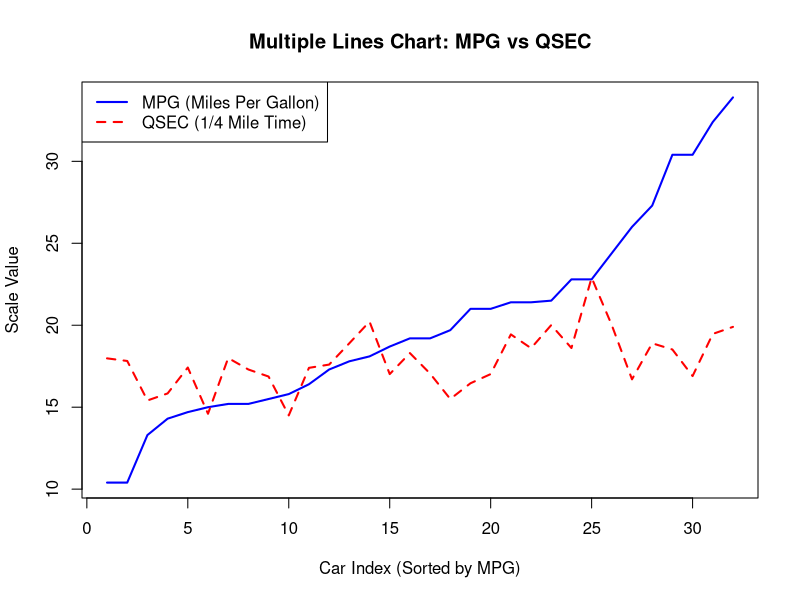

Write the R code that produced this figure.
data("mtcars")
mtcars_sorted <- mtcars[order(mtcars$mpg), ]
y_min <- min(c(mtcars_sorted$mpg, mtcars_sorted$qsec))
y_max <- max(c(mtcars_sorted$mpg, mtcars_sorted$qsec))

plot(mtcars_sorted$mpg, 
     type = "l", 
     col = "blue", 
     lwd = 2, 
     ylim = c(y_min, y_max),
     main = "Multiple Lines Chart: MPG vs QSEC", 
     xlab = "Car Index (Sorted by MPG)", 
     ylab = "Scale Value")
lines(mtcars_sorted$qsec, 
      col = "red", 
      lwd = 2, 
      lty = 2) # lty = 2 makes it a dashed line for easy distinction

legend("topleft", 
       legend = c("MPG (Miles Per Gallon)", "QSEC (1/4 Mile Time)"), 
       col = c("blue", "red"), 
       lwd = 2, 
       lty = c(1, 2))
